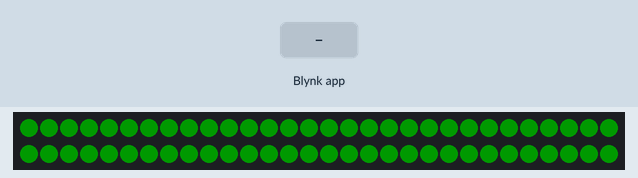
The sketch below on a simulated ESP8266 (Wemos D1 mini). Parts: 60 RGB LEDs in strip order, left to right, continuing on the next row. The test bench sets the inputs (shaded band). Dim RGB values are drawn brighter than linear; WiFi joins after 1.5 s; servers stay silent unless stated.

Above: at 3.0 s.
3.1 s: Blynk app writes 1 to V1
At 3.8 s:
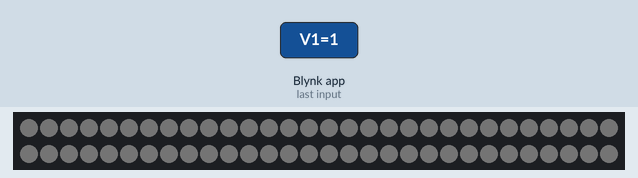
4.6 s: Blynk app writes 0 to V1
At 4.9 s:
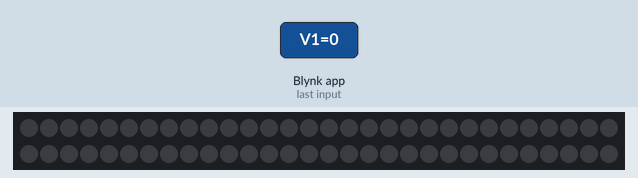
6.1 s: Blynk app writes 200 to V1
At 7.3 s:
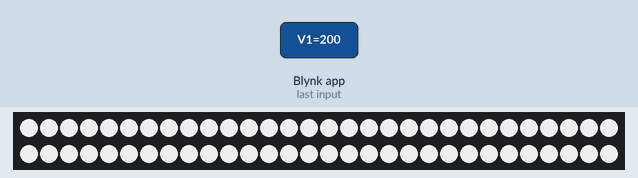
Timing chart, 0 to 9.1 s (numbered marks = the images above; inputs shaded):
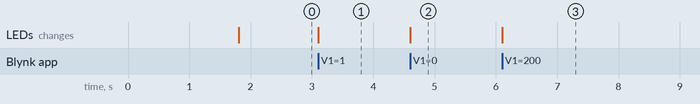

The sketch:

wemosD1Mini_ws2812b_blynk_publicVersion.ino
```cpp
#define BLYNK_PRINT Serial

#include <ESP8266WiFi.h>
#include <BlynkSimpleEsp8266.h>
#include <Adafruit_NeoPixel.h>

#define PIN D6  // Strip data pin

char ssid[] = "your_wifi_ssid";
char pass[] = "your_wifi_pswd";
char auth[] = "your_token";

Adafruit_NeoPixel strip = Adafruit_NeoPixel(60, PIN, NEO_GRB + NEO_KHZ800);

BLYNK_WRITE(V1)
{
  int red = param[0].asInt();
  int green = param[1].asInt();
  int blue = param[2].asInt();

  for (int i = 0; i < strip.numPixels(); i++)
  {
    strip.setPixelColor(i, strip.Color(red, green, blue));
  }

  strip.show();
}

void setup()
{
  // Debug console
  Serial.begin(9600);

  Blynk.begin(auth, ssid, pass);
  // You can also specify server:
  //Blynk.begin(auth, ssid, pass, "blynk-cloud.com", 80);
  //Blynk.begin(auth, ssid, pass, IPAddress(192,168,1,100), 8080);

  strip.begin();

  for (int i = 0; i < strip.numPixels(); i++)
  {
    strip.setPixelColor(i, strip.Color(0, 25, 0));
    // OR: strip.setPixelColor(i, Wheel(((i * 256 / strip.numPixels()) + shift) & 255));
  }

  strip.show();
}

void loop()
{
  Blynk.run();
}
```

Measured:
- after the input at 3.1 s, the LEDs: change at once (image 1)
- after the input at 4.6 s, the LEDs: change at once (image 2)
- after the input at 6.1 s, the LEDs: change at once (image 3)
